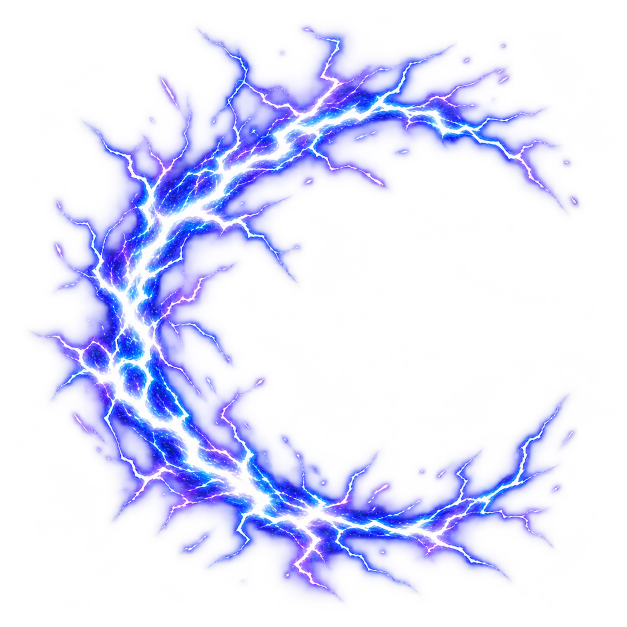
#> input picture game/vfx/v2/sources/lightning/lightning_arc_source.png, 1254 x 1254 px, given in place of neutral_slash_arc.png, which was not available (shown at 1/2 size)
$ python validate_neutral_assets.py
#> lines starting #> are read from the running program, lines starting #| are printed output that depends on the picture; pictures that were not available may be replaced by others from this repository, and a replacement may not be noted
"""Analysis only. No generated image is edited by this script."""
from pathlib import Path
import json, hashlib
from PIL import Image
import numpy as np
root=Path(__file__).parent
spec={
 'neutral_slash_arc':([.5,.5],12,170,[.8,1.25],.55,'hand-to-tip rotation; neutral blade path, not an energy projectile'),
 'neutral_thrust_cone':([.834,.516],10,140,[1.5,3.5],.45,'rightmost tip attaches to spear tip; cone opens toward left'),
 'neutral_trail_strip':([.802,.504],9,160,[8,24],.45,'right head follows projectile; tail fades left; velocity determines angle'),
 'neutral_hit_burst':([.5,.5],8,95,[.8,1.2],.65,'impact center; compact short physical scratch burst'),
 'neutral_dust':([.5,.766],18,130,[1.3,2.5],.35,'bottom ground contact; small upward dust puff')
}
manifest={};report={}
for name,(pivot,ticks,size,ratio,opacity,note) in spec.items():
 p=root/(name+'.png');s=root/'sources'/(name+'.png');im=Image.open(p);a=np.array(im.getchannel('A'));bbox=im.getchannel('A').getbbox();x0,y0,x1,y1=bbox
#> further down, im is the input picture: PIL image 1254x1254 RGBA; mean R, G, B, A 38.2, 39.6, 111.4, 50.4
#> after `a = np.array(im.getchannel('A'))`:
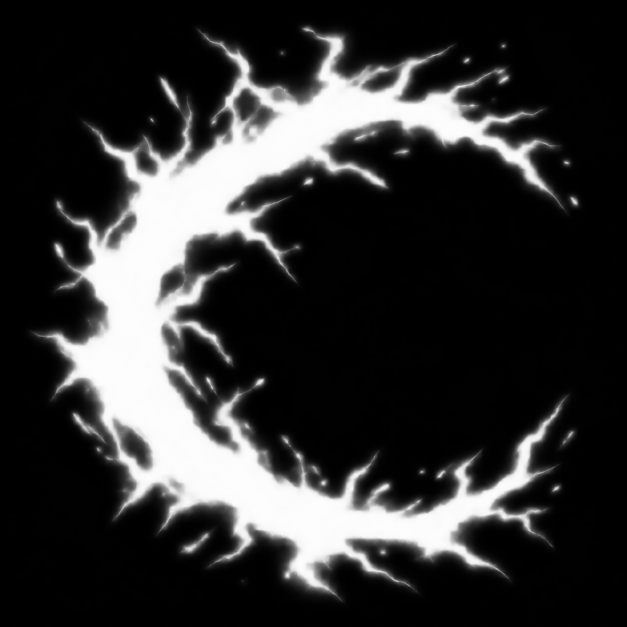
#> a: shape (1254, 1254) (shown at 1/2 size); min 0, max 254, mean 50.4
#> after `bbox = im.getchannel('A').getbbox()`: bbox = (0, 0, 1254, 1254)
#> after `x0, y0, x1, y1 = bbox`: x0 = 0; y0 = 0; x1 = 1254; y1 = 1254
 gutter=min(x0,y0,1024-x1,1024-y1)
#> gutter = -230
#> (the run stopped early here; a loop or call above may not have finished)

$ run again, on game/vfx/v2/sources/wind/wind_hit_source.png
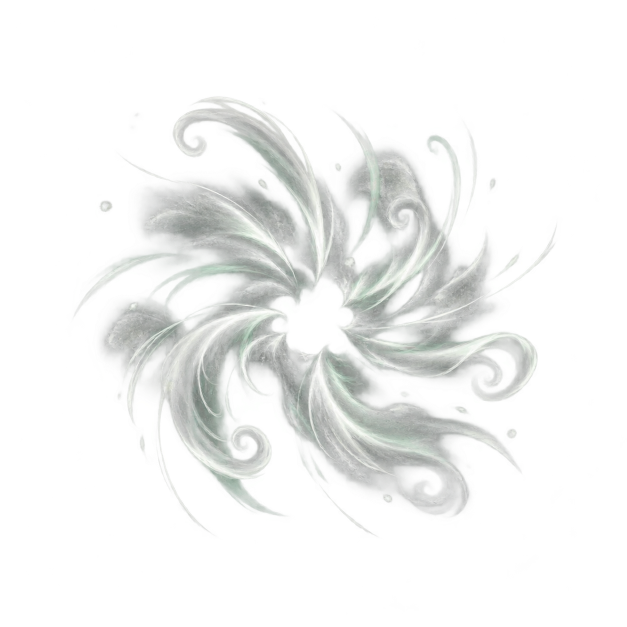
#> input picture game/vfx/v2/sources/wind/wind_hit_source.png, 1254 x 1254 px, given in place of neutral_slash_arc.png, which was not available (shown at 1/2 size)
#> im is the input picture: PIL image 1254x1254 RGBA; mean R, G, B, A 70.5, 72.3, 70.6, 47.3
#> `a = np.array(im.getchannel('A'))`:
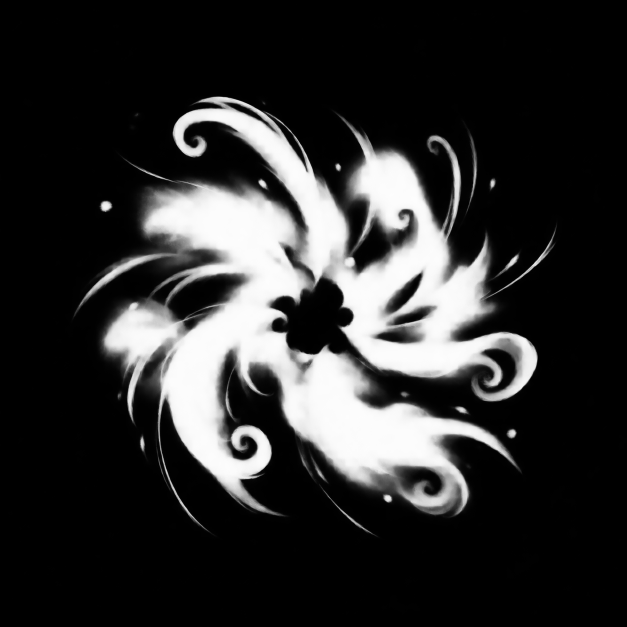
#> a: shape (1254, 1254) (shown at 1/2 size); min 0, max 253, mean 47.3
#> bbox = (0, 8, 1254, 1254)
#> x0 = 0; y0 = 8; x1 = 1254
#> gutter = -230

$ run again, on game/vfx/v2/sources/wind/wind_ring_source.png
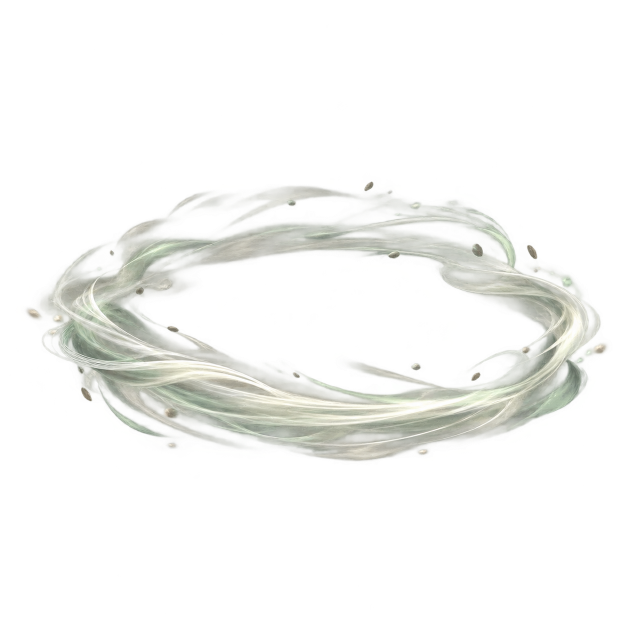
#> input picture game/vfx/v2/sources/wind/wind_ring_source.png, 1254 x 1254 px, given in place of neutral_slash_arc.png, which was not available (shown at 1/2 size)
#> im is the input picture: PIL image 1254x1254 RGBA; mean R, G, B, A 49.1, 50.3, 45.9, 34.4
#> `a = np.array(im.getchannel('A'))`:
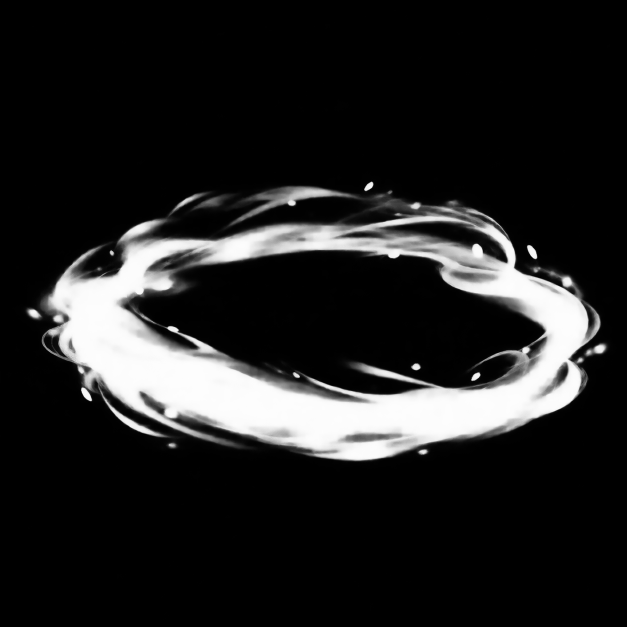
#> a: shape (1254, 1254) (shown at 1/2 size); min 0, max 255, mean 34.4
#> bbox = (0, 19, 1242, 1240)
#> x0 = 0; y0 = 19; x1 = 1242; y1 = 1240
#> gutter = -218
